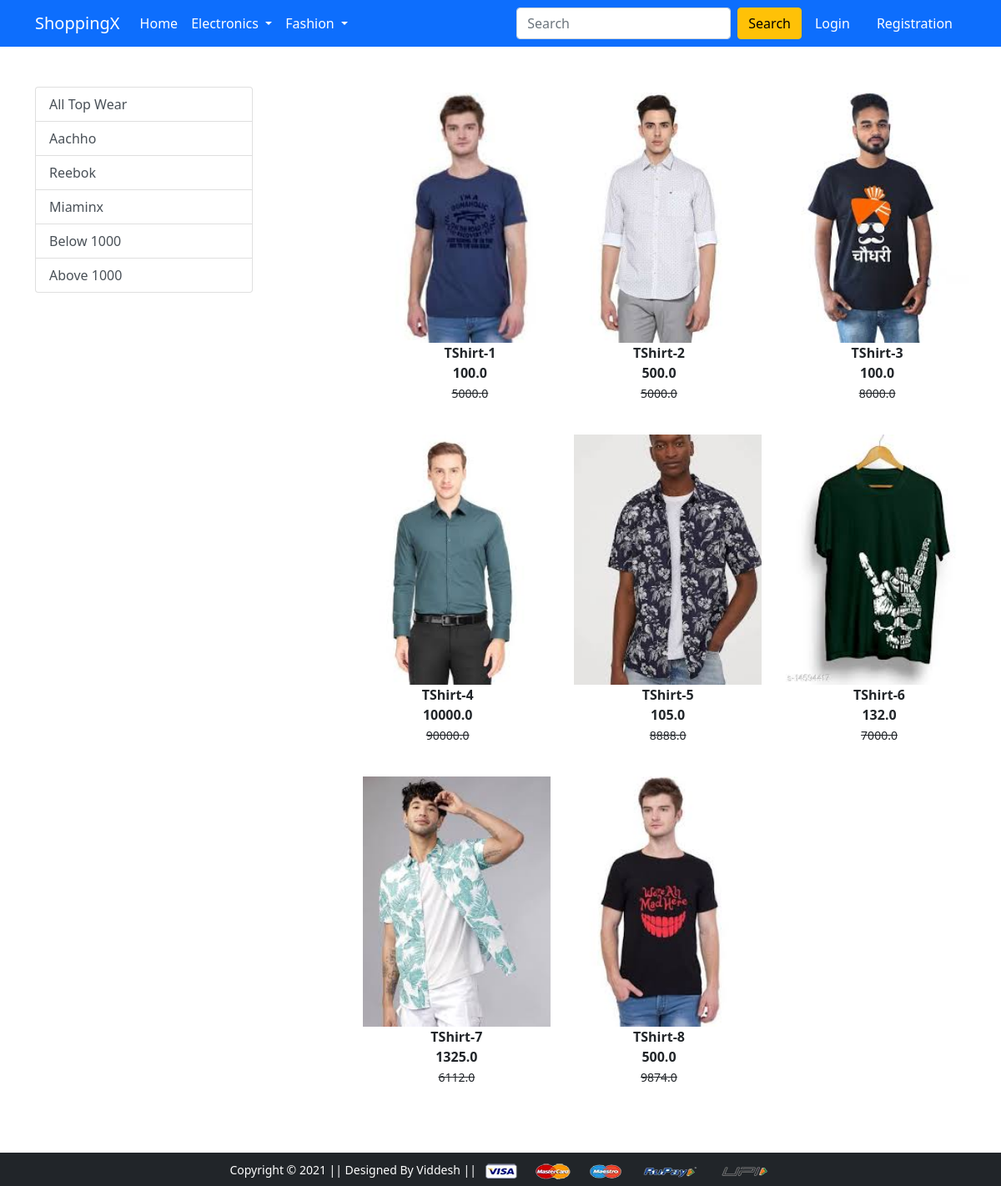
Screenshot of /topwear/ with the database file from the repository.
### app/models.py (models this page shows, shortened)
class Product(models.Model):
    title = models.CharField(max_length=100)
    selling_price = models.FloatField()
    discounted_price = models.FloatField()
    description = models.TextField()
    brand = models.CharField(max_length=100)
    category = models.CharField(choices=CATEGORY_CHOICES, max_length=2)
    product_image = models.ImageField(upload_to='productimg')

### app/views.py (the view)
# urls.py: path('topwear/', views.topwear, name='topwear'),
def topwear(request, data=None):
    if data == None:
        topwears = Product.objects.filter(category='TW')
    elif data == 'Aachho' or data == 'Reebok' or data == 'Miaminx':
        topwears = Product.objects.filter(category='TW').filter(brand = data)
    elif data == 'Below':
        topwears = Product.objects.filter(category='TW').filter(discounted_price__lt = 1000)
    elif data == 'Above':
        topwears = Product.objects.filter(category='TW').filter(discounted_price__gt=1000)
    return render(request, 'app/topwear.html', {'topwears': topwears})

### app/templates/app/topwear.html (shortened to what this page needs)
{% extends 'app/base.html' %}
{% load static %}
{% block main-content %}
<div class="container my-5">
 <div class="row">
  <div class="col-sm-3">
        <div class="list-group">
            <a href="{% url 'topwear' %}" class="list-group-item list-group-item-action" aria-current="true">
                All Top Wear
            </a>
            <a href="{% url 'topweardata' 'Aachho' %}" class="list-group-item list-group-item-action" aria-current="true">Aachho</a>
            <a href="{% url 'topweardata' 'Reebok' %}" class="list-group-item list-group-item-action">Reebok</a>
            <a href="{% url 'topweardata' 'Miaminx' %}" class="list-group-item list-group-item-action">Miaminx</a>
            <a href="{% url 'topweardata' 'Below' %}" class="list-group-item list-group-item-action">Below 1000</a>
            <a href="{% url 'topweardata' 'Above' %}" class="list-group-item list-group-item-action">Above 1000</a>
        </div>
  </div>
  <div class="col-sm-8 offset-sm-1">
        <div class="row">
            {% for product in topwears %}
            <div class="col-sm-4 text-center mb-4">
                <a href="{% url 'product-detail' product.id %}" class="btn">
                    <div class="item">
                        <img src="{{product.product_image.url}}" alt="" height="300" class="">
                        <div class="fw-bold">{{product.title}}</div>
                        <div class="fw-bold">{{product.discounted_price}}</div>
                        <small class="fw-light text-decoration-line-through">{{product.selling_price}}</small>
                    </div>
                </a>
            </div>
            {% endfor %}
        </div>
  </div>
 </div>
</div>
{% endblock main-content %}

### rows the page displays
Product: product_image (picture), title "TShirt-1", discounted_price "100.0", selling_price "5000.0"
Product: product_image (picture), title "TShirt-2", discounted_price "500.0", selling_price "5000.0"
Product: product_image (picture), title "TShirt-3", discounted_price "100.0", selling_price "8000.0"
Product: product_image (picture), title "TShirt-4", discounted_price "10000.0", selling_price "90000.0"
Product: product_image (picture), title "TShirt-5", discounted_price "105.0", selling_price "8888.0"
Product: product_image (picture), title "TShirt-6", discounted_price "132.0", selling_price "7000.0"
Product: product_image (picture), title "TShirt-7", discounted_price "1325.0", selling_price "6112.0"
Product: product_image (picture), title "TShirt-8", discounted_price "500.0", selling_price "9874.0"
